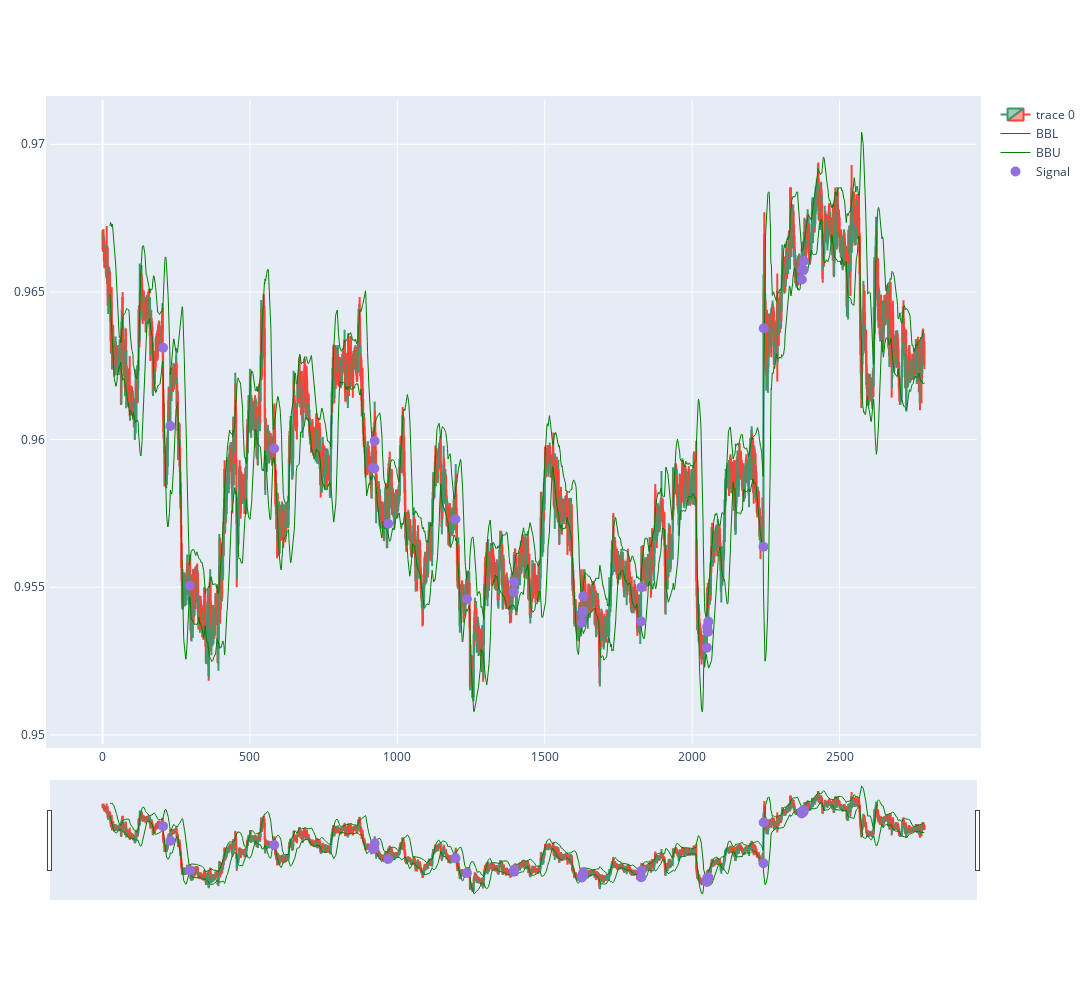

The notebook cell this image was saved under:
### Code cell
import plotly.graph_objects as go
from plotly.subplots import make_subplots
from datetime import datetime
st=0
dfpl = df[st:st+ len(df)]
dfpl.reset_index(inplace=True)
fig = go.Figure(data=[go.Candlestick(x=dfpl.index,
                open=dfpl['Open'],
                high=dfpl['High'],
                low=dfpl['Low'],
                close=dfpl['Close']),
                # go.Scatter(x=dfpl.index, y=dfpl.VWAP, 
                #            line=dict(color='blue', width=1), 
                #            name="VWAP"), 
                go.Scatter(x=dfpl.index, y=dfpl['BBL'], 
                           line=dict(color='green', width=1), 
                           name="BBL"),
                go.Scatter(x=dfpl.index, y=dfpl['BBU'], 
                           line=dict(color='green', width=1), 
                           name="BBU")])

fig.add_scatter(x=dfpl.index, y=dfpl['pointposbreak'], mode="markers",
                marker=dict(size=10, color="MediumPurple"),
                name="Signal")

# set figure size
fig.update_layout(
    autosize=False,
    width=1600,
    height=1000,
    margin=dict(l=50,r=50,b=100,t=100,pad=4)
)

fig.show()

### Figure 1 — Plotly figure (JSON) as saved in the notebook; plotly's stock layout.template omitted (floating-point values rounded to 4 significant figures; data arrays with more than 128 entries replaced by an {"elided": "..."} marker saying what was removed)
{"data": [{"close": {"elided": "2789 float values"}, "high": {"elided": "2789 float values"}, "low": {"elided": "2789 float values"}, "open": {"elided": "2789 float values"}, "type": "candlestick", "x": {"elided": "2789 int values"}}, {"line": {"color": "green", "width": 1}, "name": "BBL", "type": "scatter", "x": {"elided": "2789 int values"}, "y": {"elided": "2789 float values"}}, {"line": {"color": "green", "width": 1}, "name": "BBU", "type": "scatter", "x": {"elided": "2789 int values"}, "y": {"elided": "2789 float values"}}, {"marker": {"color": "MediumPurple", "size": 10}, "mode": "markers", "name": "Signal", "type": "scatter", "x": {"elided": "2789 int values"}, "y": {"elided": "2789 float values"}}], "layout": {"autosize": false, "height": 1000, "margin": {"b": 100, "l": 50, "pad": 4, "r": 50, "t": 100}, "width": 1600}}
